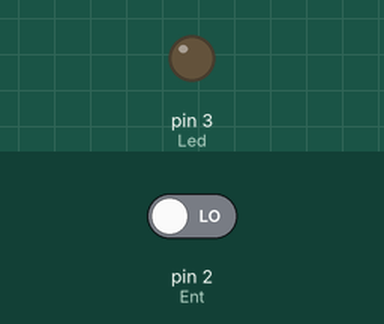
Simulated run of this sketch. Board: Arduino Uno, built with avr-gcc and run on an emulated ATmega328P. On the bench: output pins drawn as LEDs (lit = HIGH). The test bench sets the inputs (shaded band); at power-on: pin 2 (Ent) LOW.

Above: at 1.2 s.
1.3 s: pin 2 (Ent) driven HIGH
At 1.7 s:
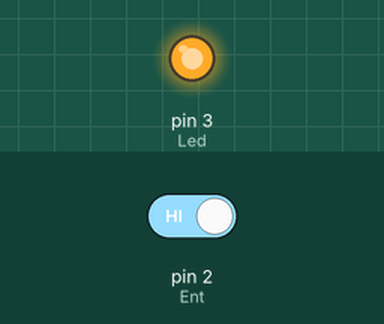
2.8 s: pin 2 (Ent) driven LOW
At 4.1 s:
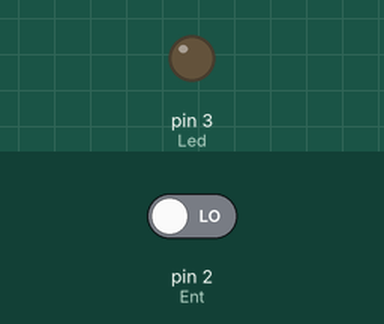
Timing chart, 0 to 5.8 s (numbered marks = the images above; inputs shaded):
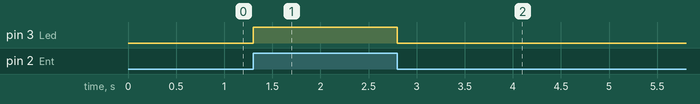

Measured:
- after the input at 1.3 s, pin 3 (Led): LOW → HIGH at once
- after the input at 2.8 s, pin 3 (Led): HIGH → LOW at once

The sketch:

Entradas_y_Salidas.ino
```cpp
int Led = 3;
int Ent = 2;
int Val = 0;

void setup() {
  pinMode (Led, OUTPUT);
  pinMode (Ent, INPUT);
}

void loop() {
  Val = digitalRead (Ent);
  digitalWrite (Led, Val);
}
```
